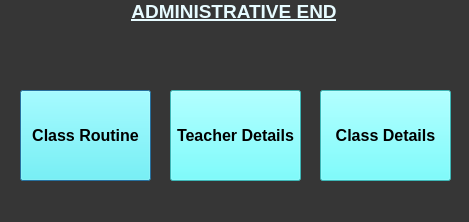
<?xml version="1.0" encoding="UTF-8"?>
<ui version="4.0">
 <class>Dialog</class>
 <widget class="QDialog" name="Dialog">
  <property name="geometry">
   <rect>
    <x>0</x>
    <y>0</y>
    <width>469</width>
    <height>222</height>
   </rect>
  </property>
  <property name="windowTitle">
   <string>Dialog</string>
  </property>
  <property name="styleSheet">
   <string notr="true">background-color:rgb(54,54,54);</string>
  </property>
  <widget class="QLabel" name="label">
   <property name="geometry">
    <rect>
     <x>60</x>
     <y>0</y>
     <width>348</width>
     <height>65</height>
    </rect>
   </property>
   <property name="font">
    <font>
     <family>MS Shell Dlg 2</family>
     <pointsize>14</pointsize>
     <weight>75</weight>
     <italic>false</italic>
     <bold>true</bold>
     <underline>true</underline>
    </font>
   </property>
   <property name="mouseTracking">
    <bool>false</bool>
   </property>
   <property name="layoutDirection">
    <enum>Qt::LeftToRight</enum>
   </property>
   <property name="autoFillBackground">
    <bool>false</bool>
   </property>
   <property name="styleSheet">
    <string notr="true">
color:rgb(231, 251, 255)</string>
   </property>
   <property name="text">
    <string>ADMINISTRATIVE END</string>
   </property>
   <property name="alignment">
    <set>Qt::AlignHCenter|Qt::AlignTop</set>
   </property>
   <property name="margin">
    <number>2</number>
   </property>
  </widget>
  <widget class="QPushButton" name="routine">
   <property name="geometry">
    <rect>
     <x>20</x>
     <y>90</y>
     <width>131</width>
     <height>91</height>
    </rect>
   </property>
   <property name="font">
    <font>
     <pointsize>12</pointsize>
     <weight>75</weight>
     <bold>true</bold>
    </font>
   </property>
   <property name="styleSheet">
    <string notr="true">background-color:rgb(85, 255, 255);

</string>
   </property>
   <property name="text">
    <string>Class Routine</string>
   </property>
  </widget>
  <widget class="QPushButton" name="teachers">
   <property name="geometry">
    <rect>
     <x>170</x>
     <y>90</y>
     <width>131</width>
     <height>91</height>
    </rect>
   </property>
   <property name="font">
    <font>
     <pointsize>12</pointsize>
     <weight>75</weight>
     <bold>true</bold>
    </font>
   </property>
   <property name="styleSheet">
    <string notr="true">background-color:rgb(85, 255, 255);

</string>
   </property>
   <property name="text">
    <string>Teacher Details</string>
   </property>
  </widget>
  <widget class="QPushButton" name="classdetails">
   <property name="geometry">
    <rect>
     <x>320</x>
     <y>90</y>
     <width>131</width>
     <height>91</height>
    </rect>
   </property>
   <property name="font">
    <font>
     <pointsize>12</pointsize>
     <weight>75</weight>
     <bold>true</bold>
    </font>
   </property>
   <property name="mouseTracking">
    <bool>false</bool>
   </property>
   <property name="styleSheet">
    <string notr="true">background-color:rgb(85, 255, 255);

</string>
   </property>
   <property name="text">
    <string>Class Details</string>
   </property>
  </widget>
 </widget>
 <resources/>
 <connections/>
</ui>
